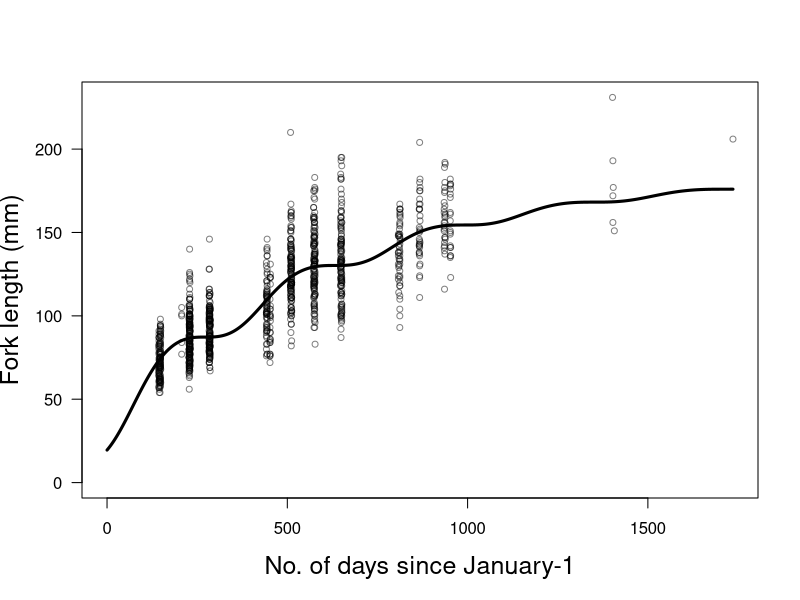
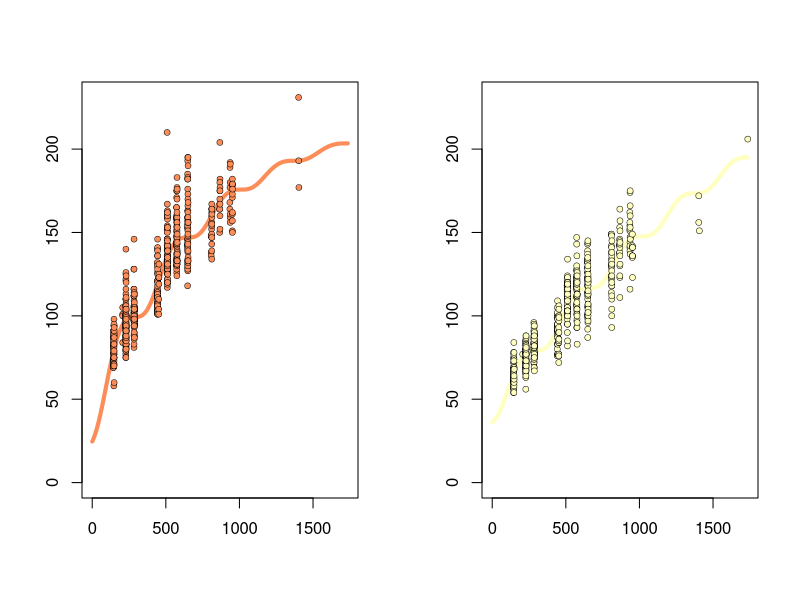

R code for these plots, in order: (Note: this script raises an error after producing the figures.)
## ---- chunk 1
knitr::opts_chunk$set(echo = TRUE)
## ---- chunk 2

# reset environment
rm(list=ls(all.names=T))

# load package
library("dplyr")
require(ggplot2)
require(flexmix)
library(RColorBrewer)

# plot setting
theme_set(
  theme_bw() +
    theme(title = element_text(size=20, family="sans", face="bold"),
          axis.title = element_text(size=20, family="sans", face="bold"),
          axis.text = element_text(size=15, family="sans"),
          legend.title = element_text(size = 15, family="sans", face="bold"),
          legend.text = element_text(size = 15, family="sans"),
          legend.position = 'right')
  )

## ---- chunk 3

# copy iput file
# file.copy("/Users/nodashouhei/R/20240802_WRFS_Omi_mark-recapture/output/id_list.csv","./input_data/id_list.csv")
# file.copy("/Users/nodashouhei/R/20240802_WRFS_Omi_mark-recapture/output/rawdata_filtered.csv","./input_data/rawdata_filtered.csv")

# AIC and BIC list
aic_bic <- data.frame(clu = c(),
                      aic = c(),
                      bic = c())

## ---- chunk 4

# number of k
kk <- 2


# output name
csv_name <- paste("./output/k", kk, "_data.csv", sep = "")

# read data
data <- read.csv("input_data/rawdata_filtered.csv")

# filtering
# remove individuals only captured once
data <- data %>%
  filter(cohort == 2016,
         treatment == 'early' | treatment == 'late' | treatment == 'control')

## von bertalanffy growth model ----------------------------------------------
sbgm <- function(lmax,lmin,a1,theta,t0=0,t){
  (lt <- lmax-(lmax-lmin)*exp(-a1*(t-t0)-180*a1/pi*(cos(pi*(t0+theta)/180)-cos(pi*(t+theta)/180))))
}

# functions
llsbgm <- function(para,data){
  lmax <- exp(para[1])
  lmin <- exp(para[2])
  a1 <- exp(para[3])
  theta <- para[4]
  t <- data[,1]
  lobs <- data[,2]
  ll <- -log(dnorm(log(lobs),log(sbgm(lmax,lmin,a1,theta,t=t)),sd=sd(log(lobs))))
  sum(ll)
}

llsbgm2 <- function(para,data){
  lmax <- exp(para[1])
  lmin <- exp(para[2])
  a1 <- exp(para[3])
  theta <- para[4]
  t <- data[,1]
  lobs <- data[,2]
  ll <- -log(dnorm(log(lobs),log(sbgm(lmax,lmin,a1,theta,t=t)),sd=sd(log(lobs))))
  ll
}

sbgmplot <- function(par,t,ylim,col="black",main="",xlab="",ylab="",type="l"){
  lmax <- exp(par[1])
  lmin <- exp(par[2])
  a1 <- exp(par[3])
  theta <- par[4]
  plot(t,sbgm(lmax,lmin,a1,theta,t=t),ylim=ylim,col=col,main=main,xlab=xlab,ylab=ylab,type=type, font.lab=1, cex.lab=1.5, cex.axis=1, lwd=4)
}

ipara <- c(log(max(data$fl)),log(min(data$fl)),log(1.7E-4),0)

lmax <- exp(ipara[1])
lmin <- exp(ipara[2])
a1 <- exp(ipara[3])
theta <- ipara[4]

t <- seq(0,max(data$days_from_hatching),by=1)

llsbgm(ipara,data[,c("days_from_hatching","fl")])
summary(llsbgm2(ipara,data[,c("days_from_hatching","fl")]))

# single cluster (Models that do not assume growth classes)
res <- optim(ipara,llsbgm,data=data[,c("days_from_hatching","fl")])

#AIC
sum(res$value)+2*5
#BIC
sum(res$value)+5*log(nrow(data))

lmax <- exp(res$par[1])
lmin <- exp(res$par[2])
a1 <- exp(res$par[3])
theta <- res$par[4]

# plot
plot(t,sbgm(lmax,lmin,a1,theta,t=t), type="l", lwd = 3, ylim=c(0,max(data$fl)), 
     font.lab=1,
     xlab="No. of days since January-1",ylab="Fork length (mm)",
     cex.lab=1.5, cex.axis=1, las=1)
points(fl~days_from_hatching,data=data,
       cex=0.8, col=rgb(0, 0, 0,　alpha=0.5))

data$predfl <- sbgm(lmax,lmin,a1,theta,t=data$days_from_hatching)
data$resid <- log(data$fl)-log(data$predfl)

# model
m1 <- FLXMRglm(resid~1,family="gaussian")

set.seed(1)

mp2 <- flexmix(.~.|id, data=data, model=list(m1), k=kk, 
               control=list(iter=200,minprior=0,nrep=3,classify="random"))

# show summary
summary(mp2)

data$cluster <- clusters(mp2)

k <- sort(unique(data$cluster))

ipara <- res$par
uid <- sort(unique(data$id))

ll <- as.numeric()
oll <- 1
set.seed(1)
while(abs(sum(ll)-sum(oll))>0.1){
  # M step
  oll <- ll
  ll <- as.numeric()
  estpara <- as.numeric()
  for(cl in k){
    res <- optim(ipara,llsbgm,data=data[data$cluster==cl,c("days_from_hatching","fl")])
    estpara <- rbind(estpara,res$par)
    data[,paste("ll",cl,sep="-")]<- llsbgm2(res$par,data[,c("days_from_hatching","fl")])
    ll <- c(ll,res$value)
  }
}
data$ocluster <- data$cluster
# E step
for(cid in uid){
  dmy <- data[data$id==cid,]
  cll <- apply(dmy[,paste("ll",k,sep="-")],2,sum)
  data[data$id==cid,]$cluster <- which(cll==min(cll))
}
print(c(sum(ll),sum(oll)))


data$ocluster <- data$cluster

#AIC
aic <- sum(ll)+2*max(k)*5
#BIC
bic <- sum(ll)+max(k)*5*log(nrow(data))

# make new data frame
add_data <- data.frame(clu = kk,
                       aic = aic,
                       bic = bic)
aic_bic <- rbind(aic_bic, add_data)

# color list
cb = brewer.pal(kk, "RdYlBu")

# sorting
par(mfrow=c(1,max(k)))

# make new data frame
ocluster <- c()
max_len <- c()
clu_max_len <- data.frame(ocluster,max_len)

for(ocluster in k){
  tmp = data[data$ocluster==ocluster,]
  tmp = tmp[tmp$days_from_hatching<300,]
  max_len = max(tmp$fl)
  # make new data frame
  add_data <- data.frame(ocluster, max_len)
  clu_max_len <- rbind(clu_max_len, add_data)
}


# sort by max length
clu_max_len <- clu_max_len[order(clu_max_len$max_len, decreasing=T),]
# create a sequential list
x <- 1:kk
# make new data frame
add_data <- data.frame(x)
names(add_data) <- c("ocluster_rename")
# bind
clu_max_len <- cbind(clu_max_len, add_data)
# merge
data <- left_join(data, clu_max_len, by=c("ocluster"="ocluster"))

# Change the order of the growth curves
# merge a sequential list
estpara2 <- cbind(estpara, x)
# make new data frame
estpara2 <- data.frame(estpara2)
# merge
estpara2 <- left_join(estpara2, clu_max_len, by=c("x"="ocluster"))
# sort
estpara2 <- estpara2[order(estpara2$ocluster_rename),]
# remove columns
estpara2 <- estpara2[,-5]
# convert matrix
estpara2 <- matrix(as.matrix(estpara2), nrow(estpara2), ncol(estpara2))


### plot growth history
kkk <- max(k)
if (max(k) == kk) {
  num_lis <- seq(1,kk,1)
} else {
  num_lis <- seq(1,kkk,1)
}
# plot
for(i in num_lis) {
  sbgmplot(estpara2[i,],t,c(0,max(data$fl)),col=cb[i])
  points(fl~days_from_hatching, data=data[data$ocluster_rename==i,],
         bg=cb[i], pch=21, cex=0.8, lwd=0.5)
}


# out to csv
data2 <- aggregate(ocluster_rename~id,data,unique)
write.csv(data2,csv_name, row.names = FALSE)
## ---- chunk 5

# number of k
kk <- 3


# output name
csv_name <- paste("./output/k", kk, "_data.csv", sep = "")

# read data
data <- read.csv("input_data/rawdata_filtered.csv")

# filtering
# remove individuals only captured once
data <- data %>%
  filter(cohort == 2016,
         treatment == 'early' | treatment == 'late' | treatment == 'control')

## von bertalanffy growth model ----------------------------------------------
sbgm <- function(lmax,lmin,a1,theta,t0=0,t){
  (lt <- lmax-(lmax-lmin)*exp(-a1*(t-t0)-180*a1/pi*(cos(pi*(t0+theta)/180)-cos(pi*(t+theta)/180))))
}

# functions
llsbgm <- function(para,data){
  lmax <- exp(para[1])
  lmin <- exp(para[2])
  a1 <- exp(para[3])
  theta <- para[4]
  t <- data[,1]
  lobs <- data[,2]
  ll <- -log(dnorm(log(lobs),log(sbgm(lmax,lmin,a1,theta,t=t)),sd=sd(log(lobs))))
  sum(ll)
}

llsbgm2 <- function(para,data){
  lmax <- exp(para[1])
  lmin <- exp(para[2])
  a1 <- exp(para[3])
  theta <- para[4]
  t <- data[,1]
  lobs <- data[,2]
  ll <- -log(dnorm(log(lobs),log(sbgm(lmax,lmin,a1,theta,t=t)),sd=sd(log(lobs))))
  ll
}

sbgmplot <- function(par,t,ylim,col="black",main="",xlab="",ylab="",type="l"){
  lmax <- exp(par[1])
  lmin <- exp(par[2])
  a1 <- exp(par[3])
  theta <- par[4]
  plot(t,sbgm(lmax,lmin,a1,theta,t=t),ylim=ylim,col=col,main=main,xlab=xlab,ylab=ylab,type=type, font.lab=1, cex.lab=1.5, cex.axis=1, lwd=4)
}

ipara <- c(log(max(data$fl)),log(min(data$fl)),log(1.7E-4),0)

lmax <- exp(ipara[1])
lmin <- exp(ipara[2])
a1 <- exp(ipara[3])
theta <- ipara[4]

t <- seq(0,max(data$days_from_hatching),by=1)

llsbgm(ipara,data[,c("days_from_hatching","fl")])
summary(llsbgm2(ipara,data[,c("days_from_hatching","fl")]))

# single cluster (Models that do not assume growth classes)
res <- optim(ipara,llsbgm,data=data[,c("days_from_hatching","fl")])

#AIC
sum(res$value)+2*5
#BIC
sum(res$value)+5*log(nrow(data))

lmax <- exp(res$par[1])
lmin <- exp(res$par[2])
a1 <- exp(res$par[3])
theta <- res$par[4]

# plot
plot(t,sbgm(lmax,lmin,a1,theta,t=t), type="l", lwd = 3, ylim=c(0,max(data$fl)), 
     font.lab=1,
     xlab="No. of days since January-1",ylab="Fork length (mm)",
     cex.lab=1.5, cex.axis=1, las=1)
points(fl~days_from_hatching,data=data,
       cex=0.8, col=rgb(0, 0, 0,　alpha=0.5))

data$predfl <- sbgm(lmax,lmin,a1,theta,t=data$days_from_hatching)
data$resid <- log(data$fl)-log(data$predfl)

# model
m1 <- FLXMRglm(resid~1,family="gaussian")

set.seed(1)

mp2 <- flexmix(.~.|id, data=data, model=list(m1), k=kk, 
               control=list(iter=200,minprior=0,nrep=3,classify="random"))

# show summary
summary(mp2)

data$cluster <- clusters(mp2)

k <- sort(unique(data$cluster))

ipara <- res$par
uid <- sort(unique(data$id))

ll <- as.numeric()
oll <- 1
set.seed(1)
while(abs(sum(ll)-sum(oll))>0.1){
  # M step
  oll <- ll
  ll <- as.numeric()
  estpara <- as.numeric()
  for(cl in k){
    res <- optim(ipara,llsbgm,data=data[data$cluster==cl,c("days_from_hatching","fl")])
    estpara <- rbind(estpara,res$par)
    data[,paste("ll",cl,sep="-")]<- llsbgm2(res$par,data[,c("days_from_hatching","fl")])
    ll <- c(ll,res$value)
  }
}
data$ocluster <- data$cluster
# E step
for(cid in uid){
  dmy <- data[data$id==cid,]
  cll <- apply(dmy[,paste("ll",k,sep="-")],2,sum)
  data[data$id==cid,]$cluster <- which(cll==min(cll))
}
print(c(sum(ll),sum(oll)))


data$ocluster <- data$cluster

#AIC
aic <- sum(ll)+2*max(k)*5
#BIC
bic <- sum(ll)+max(k)*5*log(nrow(data))

# make new data frame
add_data <- data.frame(clu = kk,
                       aic = aic,
                       bic = bic)
aic_bic <- rbind(aic_bic, add_data)

# color list
cb = brewer.pal(kk, "RdYlBu")

# sorting
par(mfrow=c(1,max(k)))

# make new data frame
ocluster <- c()
max_len <- c()
clu_max_len <- data.frame(ocluster,max_len)

for(ocluster in k){
  tmp = data[data$ocluster==ocluster,]
  tmp = tmp[tmp$days_from_hatching<300,]
  max_len = max(tmp$fl)
  # make new data frame
  add_data <- data.frame(ocluster, max_len)
  clu_max_len <- rbind(clu_max_len, add_data)
}


# sort by max length
clu_max_len <- clu_max_len[order(clu_max_len$max_len, decreasing=T),]
# create a sequential list
x <- 1:kk
# make new data frame
add_data <- data.frame(x)
names(add_data) <- c("ocluster_rename")
# bind
clu_max_len <- cbind(clu_max_len, add_data)
# merge
data <- left_join(data, clu_max_len, by=c("ocluster"="ocluster"))

# Change the order of the growth curves
# merge a sequential list
estpara2 <- cbind(estpara, x)
# make new data frame
estpara2 <- data.frame(estpara2)
# merge
estpara2 <- left_join(estpara2, clu_max_len, by=c("x"="ocluster"))
# sort
estpara2 <- estpara2[order(estpara2$ocluster_rename),]
# remove columns
estpara2 <- estpara2[,-5]
# convert matrix
estpara2 <- matrix(as.matrix(estpara2), nrow(estpara2), ncol(estpara2))


### plot growth history
kkk <- max(k)
if (max(k) == kk) {
  num_lis <- seq(1,kk,1)
} else {
  num_lis <- seq(1,kkk,1)
}
# plot
for(i in num_lis) {
  sbgmplot(estpara2[i,],t,c(0,max(data$fl)),col=cb[i])
  points(fl~days_from_hatching, data=data[data$ocluster_rename==i,],
         bg=cb[i], pch=21, cex=0.8, lwd=0.5)
}


# out to csv
data2 <- aggregate(ocluster_rename~id,data,unique)
write.csv(data2,csv_name, row.names = FALSE)
## ---- chunk 6

# number of k
kk <- 4


# output name
csv_name <- paste("./output/k", kk, "_data.csv", sep = "")

# read data
data <- read.csv("input_data/rawdata_filtered.csv")

# filtering
# remove individuals only captured once
data <- data %>%
  filter(cohort == 2016,
         treatment == 'early' | treatment == 'late' | treatment == 'control')

## von bertalanffy growth model ----------------------------------------------
sbgm <- function(lmax,lmin,a1,theta,t0=0,t){
  (lt <- lmax-(lmax-lmin)*exp(-a1*(t-t0)-180*a1/pi*(cos(pi*(t0+theta)/180)-cos(pi*(t+theta)/180))))
}

# functions
llsbgm <- function(para,data){
  lmax <- exp(para[1])
  lmin <- exp(para[2])
  a1 <- exp(para[3])
  theta <- para[4]
  t <- data[,1]
  lobs <- data[,2]
  ll <- -log(dnorm(log(lobs),log(sbgm(lmax,lmin,a1,theta,t=t)),sd=sd(log(lobs))))
  sum(ll)
}

llsbgm2 <- function(para,data){
  lmax <- exp(para[1])
  lmin <- exp(para[2])
  a1 <- exp(para[3])
  theta <- para[4]
  t <- data[,1]
  lobs <- data[,2]
  ll <- -log(dnorm(log(lobs),log(sbgm(lmax,lmin,a1,theta,t=t)),sd=sd(log(lobs))))
  ll
}

sbgmplot <- function(par,t,ylim,col="black",main="",xlab="",ylab="",type="l"){
  lmax <- exp(par[1])
  lmin <- exp(par[2])
  a1 <- exp(par[3])
  theta <- par[4]
  plot(t,sbgm(lmax,lmin,a1,theta,t=t),ylim=ylim,col=col,main=main,xlab=xlab,ylab=ylab,type=type, font.lab=1, cex.lab=1.5, cex.axis=1, lwd=4)
}

ipara <- c(log(max(data$fl)),log(min(data$fl)),log(1.7E-4),0)

lmax <- exp(ipara[1])
lmin <- exp(ipara[2])
a1 <- exp(ipara[3])
theta <- ipara[4]

t <- seq(0,max(data$days_from_hatching),by=1)

llsbgm(ipara,data[,c("days_from_hatching","fl")])
summary(llsbgm2(ipara,data[,c("days_from_hatching","fl")]))

# single cluster (Models that do not assume growth classes)
res <- optim(ipara,llsbgm,data=data[,c("days_from_hatching","fl")])

#AIC
sum(res$value)+2*5
#BIC
sum(res$value)+5*log(nrow(data))

lmax <- exp(res$par[1])
lmin <- exp(res$par[2])
a1 <- exp(res$par[3])
theta <- res$par[4]

# plot
plot(t,sbgm(lmax,lmin,a1,theta,t=t), type="l", lwd = 3, ylim=c(0,max(data$fl)), 
     font.lab=1,
     xlab="No. of days since January-1",ylab="Fork length (mm)",
     cex.lab=1.5, cex.axis=1, las=1)
points(fl~days_from_hatching,data=data,
       cex=0.8, col=rgb(0, 0, 0,　alpha=0.5))

data$predfl <- sbgm(lmax,lmin,a1,theta,t=data$days_from_hatching)
data$resid <- log(data$fl)-log(data$predfl)

# model
m1 <- FLXMRglm(resid~1,family="gaussian")

set.seed(1)

mp2 <- flexmix(.~.|id, data=data, model=list(m1), k=kk, 
               control=list(iter=200,minprior=0,nrep=3,classify="random"))

# show summary
summary(mp2)

data$cluster <- clusters(mp2)

k <- sort(unique(data$cluster))

ipara <- res$par
uid <- sort(unique(data$id))

ll <- as.numeric()
oll <- 1
set.seed(1)
while(abs(sum(ll)-sum(oll))>0.1){
  # M step
  oll <- ll
  ll <- as.numeric()
  estpara <- as.numeric()
  for(cl in k){
    res <- optim(ipara,llsbgm,data=data[data$cluster==cl,c("days_from_hatching","fl")])
    estpara <- rbind(estpara,res$par)
    data[,paste("ll",cl,sep="-")]<- llsbgm2(res$par,data[,c("days_from_hatching","fl")])
    ll <- c(ll,res$value)
  }
}
data$ocluster <- data$cluster
# E step
for(cid in uid){
  dmy <- data[data$id==cid,]
  cll <- apply(dmy[,paste("ll",k,sep="-")],2,sum)
  data[data$id==cid,]$cluster <- which(cll==min(cll))
}
print(c(sum(ll),sum(oll)))


data$ocluster <- data$cluster

#AIC
aic <- sum(ll)+2*max(k)*5
#BIC
bic <- sum(ll)+max(k)*5*log(nrow(data))

# make new data frame
add_data <- data.frame(clu = kk,
                       aic = aic,
                       bic = bic)
aic_bic <- rbind(aic_bic, add_data)

# color list
cb = brewer.pal(kk, "RdYlBu")

# sorting
par(mfrow=c(1,max(k)))

# make new data frame
ocluster <- c()
max_len <- c()
clu_max_len <- data.frame(ocluster,max_len)

for(ocluster in k){
  tmp = data[data$ocluster==ocluster,]
  tmp = tmp[tmp$days_from_hatching<300,]
  max_len = max(tmp$fl)
  # make new data frame
  add_data <- data.frame(ocluster, max_len)
  clu_max_len <- rbind(clu_max_len, add_data)
}


# sort by max length
clu_max_len <- clu_max_len[order(clu_max_len$max_len, decreasing=T),]
# create a sequential list
x <- 1:kk
# make new data frame
add_data <- data.frame(x)
names(add_data) <- c("ocluster_rename")
# bind
clu_max_len <- cbind(clu_max_len, add_data)
# merge
data <- left_join(data, clu_max_len, by=c("ocluster"="ocluster"))

# Change the order of the growth curves
# merge a sequential list
estpara2 <- cbind(estpara, x)
# make new data frame
estpara2 <- data.frame(estpara2)
# merge
estpara2 <- left_join(estpara2, clu_max_len, by=c("x"="ocluster"))
# sort
estpara2 <- estpara2[order(estpara2$ocluster_rename),]
# remove columns
estpara2 <- estpara2[,-5]
# convert matrix
estpara2 <- matrix(as.matrix(estpara2), nrow(estpara2), ncol(estpara2))


### plot growth history
kkk <- max(k)
if (max(k) == kk) {
  num_lis <- seq(1,kk,1)
} else {
  num_lis <- seq(1,kkk,1)
}
# plot
for(i in num_lis) {
  sbgmplot(estpara2[i,],t,c(0,max(data$fl)),col=cb[i])
  points(fl~days_from_hatching, data=data[data$ocluster_rename==i,],
         bg=cb[i], pch=21, cex=0.8, lwd=0.5)
}


# out to csv
data2 <- aggregate(ocluster_rename~id,data,unique)
write.csv(data2,csv_name, row.names = FALSE)
## ---- chunk 7

# number of k
kk <- 5


# output name
csv_name <- paste("./output/k", kk, "_data.csv", sep = "")

# read data
data <- read.csv("input_data/rawdata_filtered.csv")

# filtering
# remove individuals only captured once
data <- data %>%
  filter(cohort == 2016,
         treatment == 'early' | treatment == 'late' | treatment == 'control')

## von bertalanffy growth model ----------------------------------------------
sbgm <- function(lmax,lmin,a1,theta,t0=0,t){
  (lt <- lmax-(lmax-lmin)*exp(-a1*(t-t0)-180*a1/pi*(cos(pi*(t0+theta)/180)-cos(pi*(t+theta)/180))))
}

# functions
llsbgm <- function(para,data){
  lmax <- exp(para[1])
  lmin <- exp(para[2])
  a1 <- exp(para[3])
  theta <- para[4]
  t <- data[,1]
  lobs <- data[,2]
  ll <- -log(dnorm(log(lobs),log(sbgm(lmax,lmin,a1,theta,t=t)),sd=sd(log(lobs))))
  sum(ll)
}

llsbgm2 <- function(para,data){
  lmax <- exp(para[1])
  lmin <- exp(para[2])
  a1 <- exp(para[3])
  theta <- para[4]
  t <- data[,1]
  lobs <- data[,2]
  ll <- -log(dnorm(log(lobs),log(sbgm(lmax,lmin,a1,theta,t=t)),sd=sd(log(lobs))))
  ll
}

sbgmplot <- function(par,t,ylim,col="black",main="",xlab="",ylab="",type="l"){
  lmax <- exp(par[1])
  lmin <- exp(par[2])
  a1 <- exp(par[3])
  theta <- par[4]
  plot(t,sbgm(lmax,lmin,a1,theta,t=t),ylim=ylim,col=col,main=main,xlab=xlab,ylab=ylab,type=type, font.lab=1, cex.lab=1.5, cex.axis=1, lwd=4)
}

ipara <- c(log(max(data$fl)),log(min(data$fl)),log(1.7E-4),0)

lmax <- exp(ipara[1])
lmin <- exp(ipara[2])
a1 <- exp(ipara[3])
theta <- ipara[4]

t <- seq(0,max(data$days_from_hatching),by=1)

llsbgm(ipara,data[,c("days_from_hatching","fl")])
summary(llsbgm2(ipara,data[,c("days_from_hatching","fl")]))

# single cluster (Models that do not assume growth classes)
res <- optim(ipara,llsbgm,data=data[,c("days_from_hatching","fl")])

#AIC
sum(res$value)+2*5
#BIC
sum(res$value)+5*log(nrow(data))

lmax <- exp(res$par[1])
lmin <- exp(res$par[2])
a1 <- exp(res$par[3])
theta <- res$par[4]

# plot
plot(t,sbgm(lmax,lmin,a1,theta,t=t), type="l", lwd = 3, ylim=c(0,max(data$fl)), 
     font.lab=1,
     xlab="No. of days since January-1",ylab="Fork length (mm)",
     cex.lab=1.5, cex.axis=1, las=1)
points(fl~days_from_hatching,data=data,
       cex=0.8, col=rgb(0, 0, 0,　alpha=0.5))

data$predfl <- sbgm(lmax,lmin,a1,theta,t=data$days_from_hatching)
data$resid <- log(data$fl)-log(data$predfl)

# model
m1 <- FLXMRglm(resid~1,family="gaussian")

set.seed(1)

mp2 <- flexmix(.~.|id, data=data, model=list(m1), k=kk, 
               control=list(iter=200,minprior=0,nrep=3,classify="random"))

# show summary
summary(mp2)

data$cluster <- clusters(mp2)

k <- sort(unique(data$cluster))

ipara <- res$par
uid <- sort(unique(data$id))

ll <- as.numeric()
oll <- 1
set.seed(1)
while(abs(sum(ll)-sum(oll))>0.1){
  # M step
  oll <- ll
  ll <- as.numeric()
  estpara <- as.numeric()
  for(cl in k){
    res <- optim(ipara,llsbgm,data=data[data$cluster==cl,c("days_from_hatching","fl")])
    estpara <- rbind(estpara,res$par)
    data[,paste("ll",cl,sep="-")]<- llsbgm2(res$par,data[,c("days_from_hatching","fl")])
    ll <- c(ll,res$value)
  }
}
data$ocluster <- data$cluster
# E step
for(cid in uid){
  dmy <- data[data$id==cid,]
  cll <- apply(dmy[,paste("ll",k,sep="-")],2,sum)
  data[data$id==cid,]$cluster <- which(cll==min(cll))
}
print(c(sum(ll),sum(oll)))


data$ocluster <- data$cluster

#AIC
aic <- sum(ll)+2*max(k)*5
#BIC
bic <- sum(ll)+max(k)*5*log(nrow(data))

# make new data frame
add_data <- data.frame(clu = kk,
                       aic = aic,
                       bic = bic)
aic_bic <- rbind(aic_bic, add_data)

# color list
cb = brewer.pal(kk, "RdYlBu")

# sorting
par(mfrow=c(1,max(k)))

# make new data frame
ocluster <- c()
max_len <- c()
clu_max_len <- data.frame(ocluster,max_len)

for(ocluster in k){
  tmp = data[data$ocluster==ocluster,]
  tmp = tmp[tmp$days_from_hatching<300,]
  max_len = max(tmp$fl)
  # make new data frame
  add_data <- data.frame(ocluster, max_len)
  clu_max_len <- rbind(clu_max_len, add_data)
}


# sort by max length
clu_max_len <- clu_max_len[order(clu_max_len$max_len, decreasing=T),]
# create a sequential list
x <- 1:kk
# make new data frame
add_data <- data.frame(x)
names(add_data) <- c("ocluster_rename")
# bind
clu_max_len <- cbind(clu_max_len, add_data)
# merge
data <- left_join(data, clu_max_len, by=c("ocluster"="ocluster"))

# Change the order of the growth curves
# merge a sequential list
estpara2 <- cbind(estpara, x)
# make new data frame
estpara2 <- data.frame(estpara2)
# merge
estpara2 <- left_join(estpara2, clu_max_len, by=c("x"="ocluster"))
# sort
estpara2 <- estpara2[order(estpara2$ocluster_rename),]
# remove columns
estpara2 <- estpara2[,-5]
# convert matrix
estpara2 <- matrix(as.matrix(estpara2), nrow(estpara2), ncol(estpara2))


### plot growth history
kkk <- max(k)
if (max(k) == kk) {
  num_lis <- seq(1,kk,1)
} else {
  num_lis <- seq(1,kkk,1)
}
# plot
for(i in num_lis) {
  sbgmplot(estpara2[i,],t,c(0,max(data$fl)),col=cb[i])
  points(fl~days_from_hatching, data=data[data$ocluster_rename==i,],
         bg=cb[i], pch=21, cex=0.8, lwd=0.5)
}


# out to csv
data2 <- aggregate(ocluster_rename~id,data,unique)
write.csv(data2,csv_name, row.names = FALSE)
## ---- chunk 8

# number of k
kk <- 6


# output name
csv_name <- paste("./output/k", kk, "_data.csv", sep = "")

# read data
data <- read.csv("input_data/rawdata_filtered.csv")

# filtering
# remove individuals only captured once
data <- data %>%
  filter(cohort == 2016,
         treatment == 'early' | treatment == 'late' | treatment == 'control')

## von bertalanffy growth model ----------------------------------------------
sbgm <- function(lmax,lmin,a1,theta,t0=0,t){
  (lt <- lmax-(lmax-lmin)*exp(-a1*(t-t0)-180*a1/pi*(cos(pi*(t0+theta)/180)-cos(pi*(t+theta)/180))))
}

# functions
llsbgm <- function(para,data){
  lmax <- exp(para[1])
  lmin <- exp(para[2])
  a1 <- exp(para[3])
  theta <- para[4]
  t <- data[,1]
  lobs <- data[,2]
  ll <- -log(dnorm(log(lobs),log(sbgm(lmax,lmin,a1,theta,t=t)),sd=sd(log(lobs))))
  sum(ll)
}

llsbgm2 <- function(para,data){
  lmax <- exp(para[1])
  lmin <- exp(para[2])
  a1 <- exp(para[3])
  theta <- para[4]
  t <- data[,1]
  lobs <- data[,2]
  ll <- -log(dnorm(log(lobs),log(sbgm(lmax,lmin,a1,theta,t=t)),sd=sd(log(lobs))))
  ll
}

sbgmplot <- function(par,t,ylim,col="black",main="",xlab="",ylab="",type="l"){
  lmax <- exp(par[1])
  lmin <- exp(par[2])
  a1 <- exp(par[3])
  theta <- par[4]
  plot(t,sbgm(lmax,lmin,a1,theta,t=t),ylim=ylim,col=col,main=main,xlab=xlab,ylab=ylab,type=type, font.lab=1, cex.lab=1.5, cex.axis=1, lwd=4)
}

ipara <- c(log(max(data$fl)),log(min(data$fl)),log(1.7E-4),0)

lmax <- exp(ipara[1])
lmin <- exp(ipara[2])
a1 <- exp(ipara[3])
theta <- ipara[4]

t <- seq(0,max(data$days_from_hatching),by=1)

llsbgm(ipara,data[,c("days_from_hatching","fl")])
summary(llsbgm2(ipara,data[,c("days_from_hatching","fl")]))

# single cluster (Models that do not assume growth classes)
res <- optim(ipara,llsbgm,data=data[,c("days_from_hatching","fl")])

#AIC
sum(res$value)+2*5
#BIC
sum(res$value)+5*log(nrow(data))

lmax <- exp(res$par[1])
lmin <- exp(res$par[2])
a1 <- exp(res$par[3])
theta <- res$par[4]

# plot
plot(t,sbgm(lmax,lmin,a1,theta,t=t), type="l", lwd = 3, ylim=c(0,max(data$fl)), 
     font.lab=1,
     xlab="No. of days since January-1",ylab="Fork length (mm)",
     cex.lab=1.5, cex.axis=1, las=1)
points(fl~days_from_hatching,data=data,
       cex=0.8, col=rgb(0, 0, 0,　alpha=0.5))

data$predfl <- sbgm(lmax,lmin,a1,theta,t=data$days_from_hatching)
data$resid <- log(data$fl)-log(data$predfl)

# model
m1 <- FLXMRglm(resid~1,family="gaussian")

set.seed(1)

mp2 <- flexmix(.~.|id, data=data, model=list(m1), k=kk, 
               control=list(iter=200,minprior=0,nrep=3,classify="random"))

# show summary
summary(mp2)

data$cluster <- clusters(mp2)

k <- sort(unique(data$cluster))

ipara <- res$par
uid <- sort(unique(data$id))

ll <- as.numeric()
oll <- 1
set.seed(1)
while(abs(sum(ll)-sum(oll))>0.1){
  # M step
  oll <- ll
  ll <- as.numeric()
  estpara <- as.numeric()
  for(cl in k){
    res <- optim(ipara,llsbgm,data=data[data$cluster==cl,c("days_from_hatching","fl")])
    estpara <- rbind(estpara,res$par)
    data[,paste("ll",cl,sep="-")]<- llsbgm2(res$par,data[,c("days_from_hatching","fl")])
    ll <- c(ll,res$value)
  }
}
data$ocluster <- data$cluster
# E step
for(cid in uid){
  dmy <- data[data$id==cid,]
  cll <- apply(dmy[,paste("ll",k,sep="-")],2,sum)
  data[data$id==cid,]$cluster <- which(cll==min(cll))
}
print(c(sum(ll),sum(oll)))


data$ocluster <- data$cluster

#AIC
aic <- sum(ll)+2*max(k)*5
#BIC
bic <- sum(ll)+max(k)*5*log(nrow(data))

# make new data frame
add_data <- data.frame(clu = kk,
                       aic = aic,
                       bic = bic)
aic_bic <- rbind(aic_bic, add_data)

# color list
cb = brewer.pal(kk, "RdYlBu")

# sorting
par(mfrow=c(1,max(k)))

# make new data frame
ocluster <- c()
max_len <- c()
clu_max_len <- data.frame(ocluster,max_len)

for(ocluster in k){
  tmp = data[data$ocluster==ocluster,]
  tmp = tmp[tmp$days_from_hatching<300,]
  max_len = max(tmp$fl)
  # make new data frame
  add_data <- data.frame(ocluster, max_len)
  clu_max_len <- rbind(clu_max_len, add_data)
}


# sort by max length
clu_max_len <- clu_max_len[order(clu_max_len$max_len, decreasing=T),]
# create a sequential list
x <- 1:kk
# make new data frame
add_data <- data.frame(x)
names(add_data) <- c("ocluster_rename")
# bind
clu_max_len <- cbind(clu_max_len, add_data)
# merge
data <- left_join(data, clu_max_len, by=c("ocluster"="ocluster"))

# Change the order of the growth curves
# merge a sequential list
estpara2 <- cbind(estpara, x)
# make new data frame
estpara2 <- data.frame(estpara2)
# merge
estpara2 <- left_join(estpara2, clu_max_len, by=c("x"="ocluster"))
# sort
estpara2 <- estpara2[order(estpara2$ocluster_rename),]
# remove columns
estpara2 <- estpara2[,-5]
# convert matrix
estpara2 <- matrix(as.matrix(estpara2), nrow(estpara2), ncol(estpara2))


### plot growth history
kkk <- max(k)
if (max(k) == kk) {
  num_lis <- seq(1,kk,1)
} else {
  num_lis <- seq(1,kkk,1)
}
# plot
for(i in num_lis) {
  sbgmplot(estpara2[i,],t,c(0,max(data$fl)),col=cb[i])
  points(fl~days_from_hatching, data=data[data$ocluster_rename==i,],
         bg=cb[i], pch=21, cex=0.8, lwd=0.5)
}


# out to csv
data2 <- aggregate(ocluster_rename~id,data,unique)
write.csv(data2,csv_name, row.names = FALSE)
## ---- chunk 9

aic_bic
# save csv
write.csv(aic_bic, "output/flexmix_bic.csv")

# plot 
ggplot(aic_bic,aes(x=clu,y=bic)) +
  geom_line(linewidth = 2) +
  geom_point(size = 5) + 
  xlab("Number of cluster") +
  ylab("BIC")

## ---- chunk 10
